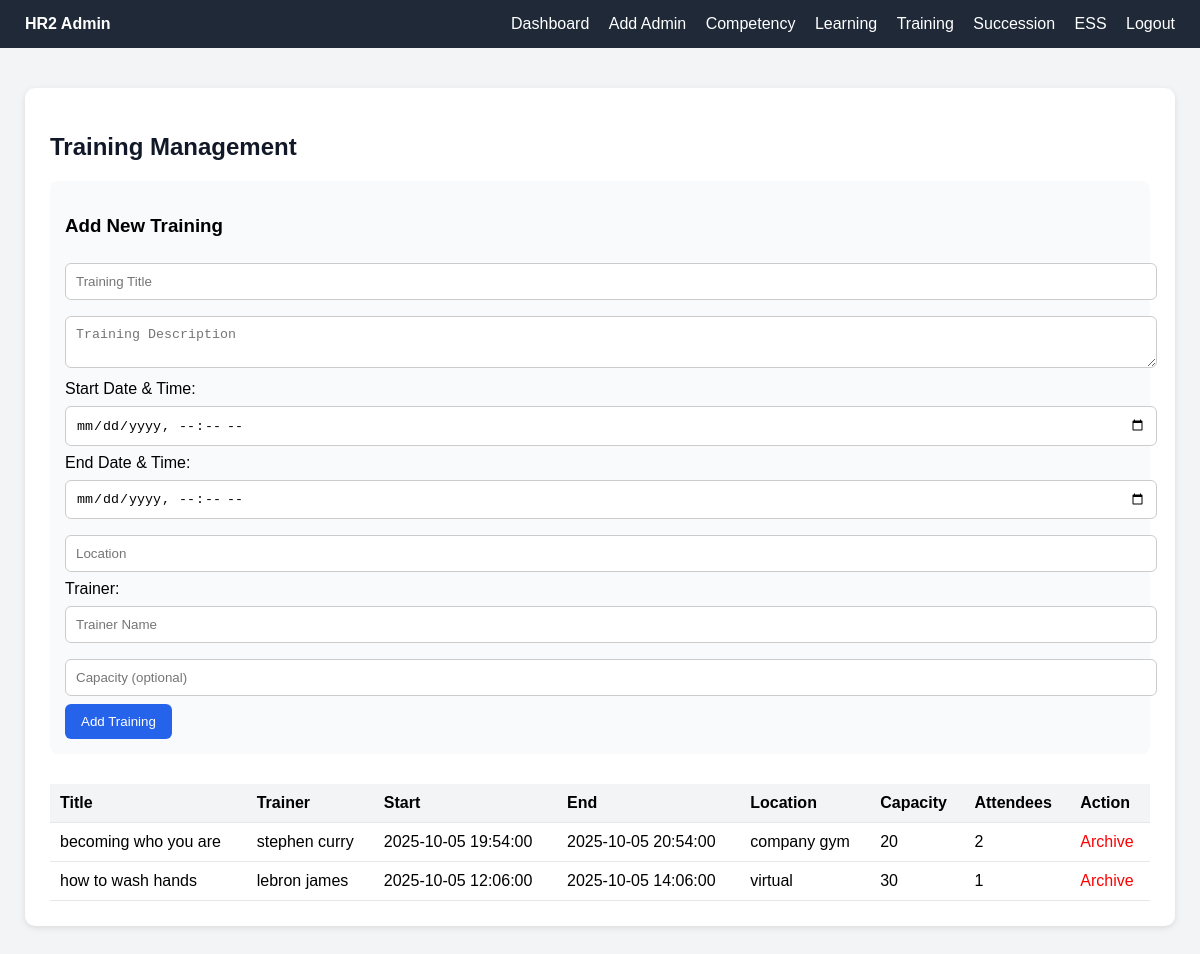
The page /modules/hr2/admin/training.php (signed in) on the database as committed earlier.
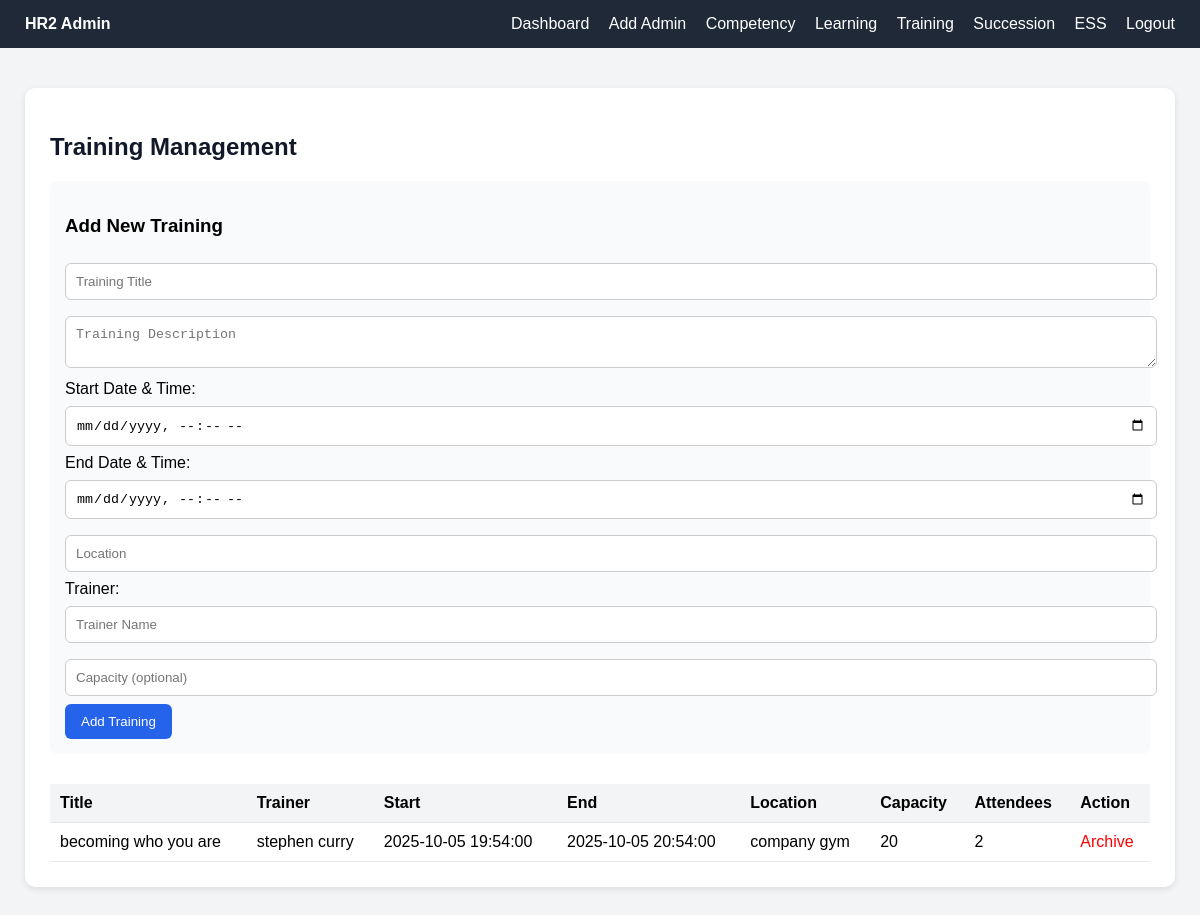
The same page on the database as committed later.
### tables this page shows
CREATE TABLE `training_sessions` (
  `id` int(11) NOT NULL,
  `training_id` varchar(11) NOT NULL,
  `title` varchar(255) NOT NULL,
  `description` text DEFAULT NULL,
  `start_datetime` datetime NOT NULL,
  `end_datetime` datetime DEFAULT NULL,
  `location` varchar(255) DEFAULT NULL,
  `trainer` varchar(100) DEFAULT NULL,
  `capacity` int(11) DEFAULT 0,
  `created_at` timestamp NOT NULL DEFAULT current_timestamp(),
  `updated_at` timestamp NOT NULL DEFAULT current_timestamp() ON UPDATE current_timestamp()
);

### modules/hr2/admin/training.php (the view, shortened to what this page needs)
<?php
include('../../../config/database.php');
$query = "
    SELECT
        t.id,
        t.training_id,
        t.title,
        t.description,
        t.start_datetime,
        t.end_datetime,
        t.location,
        t.trainer,
        t.capacity,
        COUNT(e.id) AS attendees
    FROM training_sessions t
    LEFT JOIN training_enrolls e ON e.training_id = t.training_id
    GROUP BY t.id
    ORDER BY t.start_datetime DESC
";
$result = $conn->query($query);
$sessions = $result ? $result->fetch_all(MYSQLI_ASSOC) : [];
?>
<!DOCTYPE html>
<html lang="en">
<head>
</head>
<body>
   <div class="navbar">
        <div><strong>HR2 Admin</strong></div>
        <div>
            <a href="dashboard.php">Dashboard</a>
            <a href="admin_register.php">Add Admin</a>
            <a href="competency.php">Competency</a>
            <a href="learning.php">Learning</a>
            <a href="training.php">Training</a>
            <a href="succession.php">Succession</a>
            <a href="ess.php">ESS</a>
            <a href="logout.php">Logout</a>
        </div>
    </div>
    <div class="container">
        <h2>Training Management</h2>
        <form method="POST">
            <h3>Add New Training</h3>
            <input type="text" name="title" placeholder="Training Title" required>
            <textarea name="description" placeholder="Training Description"></textarea>
            <label>Start Date & Time:</label>
            <input type="datetime-local" name="start_datetime" required>
            <label>End Date & Time:</label>
            <input type="datetime-local" name="end_datetime">
            <input type="text" name="location" placeholder="Location">
            <label>Trainer:</label>
            <input type="text" name="trainer" placeholder="Trainer Name">
            <input type="number" name="capacity" placeholder="Capacity (optional)">
            <button type="submit" name="add_training">Add Training</button>
        </form>
        <table>
            <thead>
                <tr>
                    <th>Title</th>
                    <th>Trainer</th>
                    <th>Start</th>
                    <th>End</th>
                    <th>Location</th>
                    <th>Capacity</th>
                    <th>Attendees</th>
                    <th>Action</th>
                </tr>
            </thead>
            <tbody>
                <?php if (count($sessions) > 0): ?>
                    <?php foreach ($sessions as $s): ?>
                        <tr>
                            <td><?= htmlspecialchars($s['title']) ?></td>
                            <td><?= htmlspecialchars($s['trainer']) ?></td>
                            <td><?= htmlspecialchars($s['start_datetime']) ?></td>
                            <td><?= htmlspecialchars($s['end_datetime']) ?></td>
                            <td><?= htmlspecialchars($s['location']) ?></td>
                            <td><?= htmlspecialchars($s['capacity']) ?></td>
                            <td><?= htmlspecialchars($s['attendees']) ?></td>
                            <td>
                                <a href="?delete=<?= $s['id'] ?>" class="btn-del" onclick="return confirm('Archive this training session?')">Archive</a>
                            </td>
                        </tr>
                    <?php endforeach; ?>
                <?php else: ?>
                    <tr><td colspan="8" style="text-align:center;">No training sessions found.</td></tr>
                <?php endif; ?>
            </tbody>
        </table>
    </div>
</body>
</html>

Rows that differ between the two databases and show on the page:
removed training_sessions: title "how to wash hands", trainer "lebron james", start_datetime "2025-10-05 12:06:00", end_datetime "2025-10-05 14:06:00", location "virtual", capacity "30", attendees "1"
